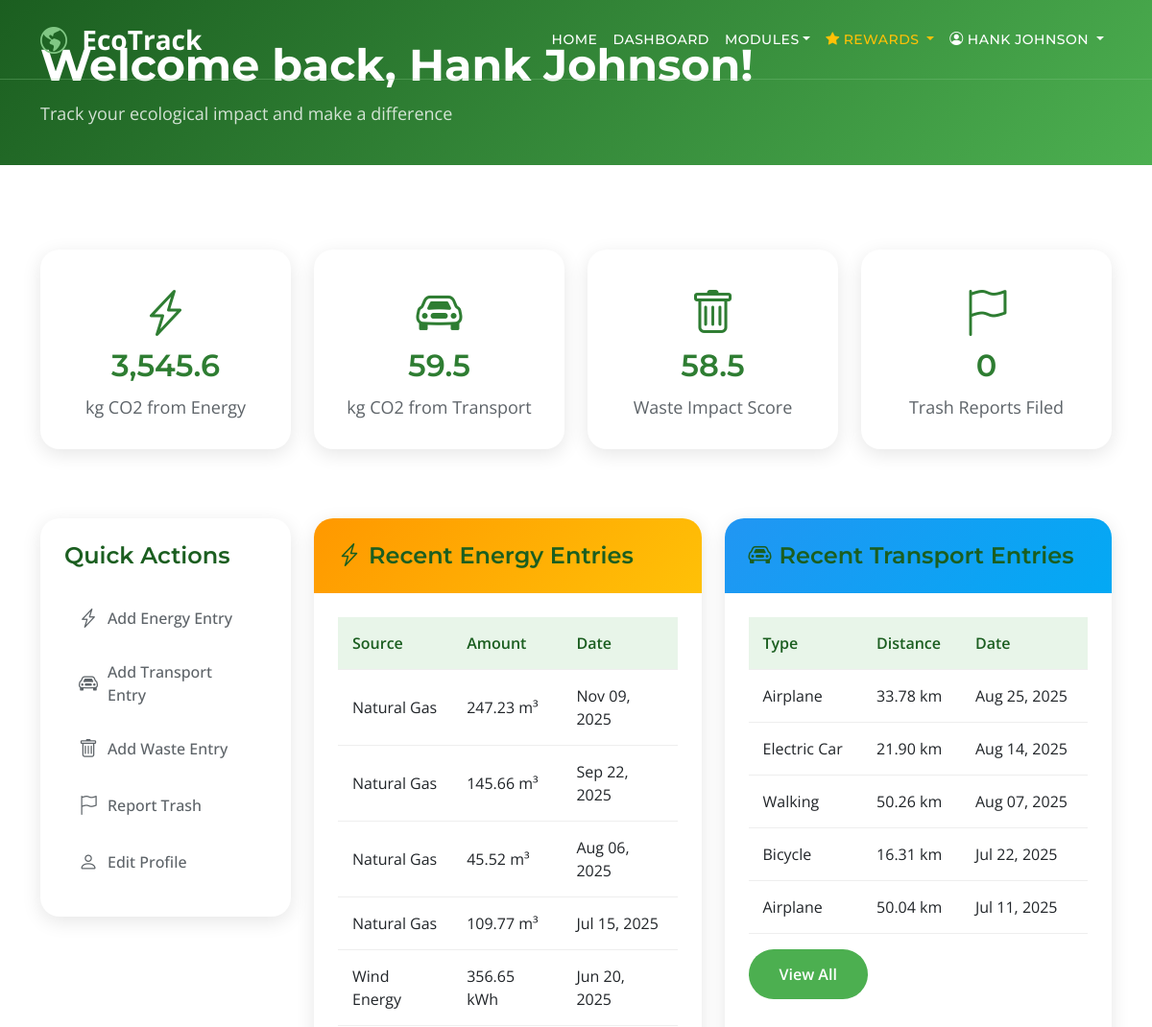
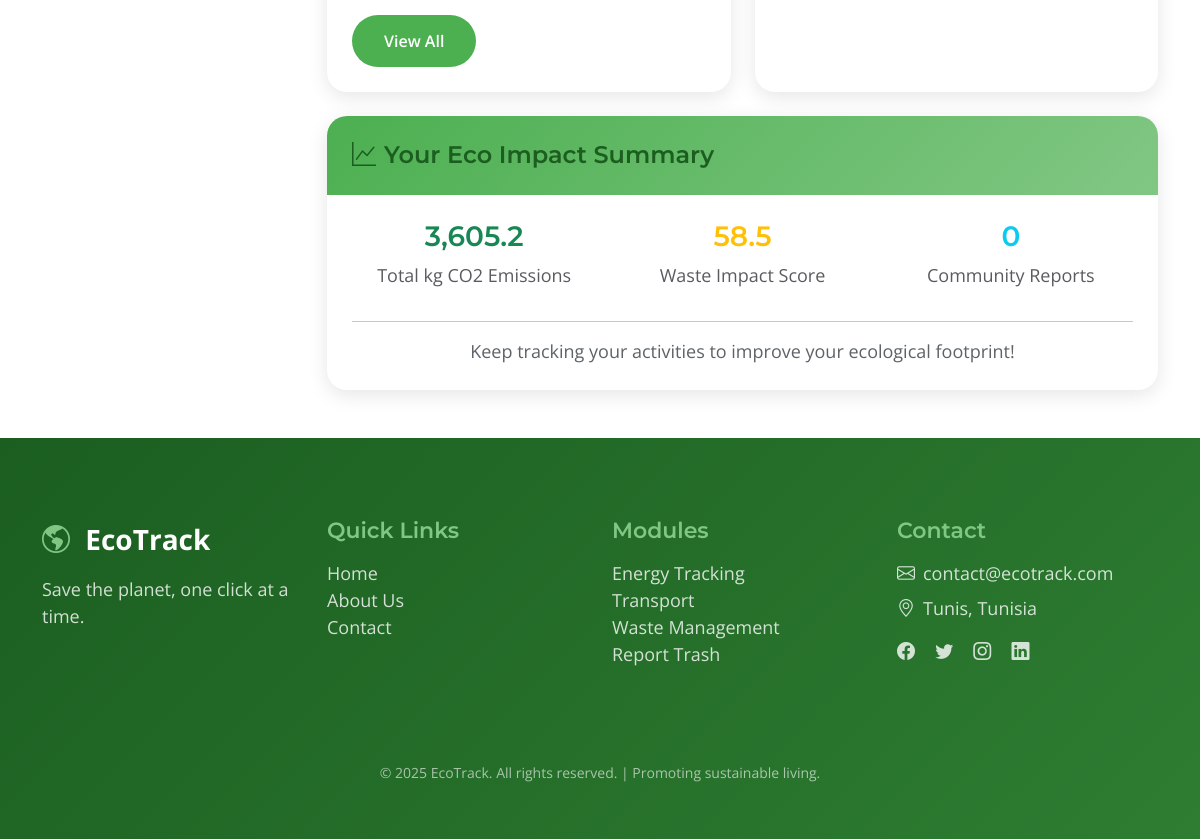
The page /dashboard.php (signed in) on the database its author committed (2 pictures, top to bottom).
### tables this page shows
CREATE TABLE IF NOT EXISTS energy_consumption (
    id INT AUTO_INCREMENT PRIMARY KEY,
    user_id INT,
    source_id INT,
    amount DECIMAL(10,2) NOT NULL,
    date DATE NOT NULL,
    notes TEXT,
    created_at TIMESTAMP DEFAULT CURRENT_TIMESTAMP,
    FOREIGN KEY (user_id) REFERENCES users(id) ON DELETE CASCADE,
    FOREIGN KEY (source_id) REFERENCES energy_sources(id)
);

CREATE TABLE IF NOT EXISTS energy_sources (
    id INT AUTO_INCREMENT PRIMARY KEY,
    name VARCHAR(100) NOT NULL,
    emission_factor DECIMAL(10,4) NOT NULL,
    unit VARCHAR(50) NOT NULL
);

CREATE TABLE IF NOT EXISTS transport_entries (
    id INT AUTO_INCREMENT PRIMARY KEY,
    user_id INT,
    transport_id INT,
    distance_km DECIMAL(10,2) NOT NULL,
    date DATE NOT NULL,
    notes TEXT,
    created_at TIMESTAMP DEFAULT CURRENT_TIMESTAMP,
    FOREIGN KEY (user_id) REFERENCES users(id) ON DELETE CASCADE,
    FOREIGN KEY (transport_id) REFERENCES transport_types(id)
);

CREATE TABLE IF NOT EXISTS transport_types (
    id INT AUTO_INCREMENT PRIMARY KEY,
    name VARCHAR(100) NOT NULL,
    emission_per_km DECIMAL(10,4) NOT NULL,
    icon VARCHAR(50)
);

### includes/config.php (called while the page is built, shortened)
<?php
function formatDate($date) {
    return date('M d, Y', strtotime($date));
}
?>

### dashboard.php (the view, shortened to what this page needs)
<?php
require_once 'includes/config.php';
$userId = $_SESSION['user_id'];
$energyTotal = $pdo->prepare("SELECT COALESCE(SUM(ec.amount * es.emission_factor), 0) as total FROM energy_consumption ec JOIN energy_sources es ON ec.source_id = es.id WHERE ec.user_id = ?");
$energyTotal->execute([$userId]);
$energyEmissions = $energyTotal->fetch()['total'];
$transportTotal = $pdo->prepare("SELECT COALESCE(SUM(te.distance_km * tt.emission_per_km), 0) as total FROM transport_entries te JOIN transport_types tt ON te.transport_id = tt.id WHERE te.user_id = ?");
$transportTotal->execute([$userId]);
$transportEmissions = $transportTotal->fetch()['total'];
$wasteTotal = $pdo->prepare("SELECT COALESCE(SUM(we.weight_kg * wt.impact_score), 0) as total FROM waste_entries we JOIN waste_types wt ON we.waste_type_id = wt.id WHERE we.user_id = ?");
$wasteTotal->execute([$userId]);
$wasteImpact = $wasteTotal->fetch()['total'];
$reportsCount = $pdo->prepare("SELECT COUNT(*) FROM trash_reports WHERE reporter_id = ?");
$reportsCount->execute([$userId]);
$totalReports = $reportsCount->fetchColumn();
$recentEnergy = $pdo->prepare("SELECT ec.*, es.name as source_name, es.unit FROM energy_consumption ec JOIN energy_sources es ON ec.source_id = es.id WHERE ec.user_id = ? ORDER BY ec.date DESC LIMIT 5");
$recentEnergy->execute([$userId]);
$recentEnergyData = $recentEnergy->fetchAll();
$recentTransport = $pdo->prepare("SELECT te.*, tt.name as transport_name FROM transport_entries te JOIN transport_types tt ON te.transport_id = tt.id WHERE te.user_id = ? ORDER BY te.date DESC LIMIT 5");
$recentTransport->execute([$userId]);
$recentTransportData = $recentTransport->fetchAll();
include 'includes/header.php';
?>
<div class="dashboard-header">
    <div class="container">
        <h2>Welcome back, <?php echo htmlspecialchars($_SESSION['user_name']); ?>!</h2>
        <p>Track your ecological impact and make a difference</p>
    </div>
</div>
<section class="py-5">
    <div class="container">
        <div class="row mb-5">
            <div class="col-lg-3 col-md-6 mb-4">
                <div class="stats-card">
                    <i class="bi-lightning-charge"></i>
                    <h3><?php echo number_format($energyEmissions, 1); ?></h3>
                    <p>kg CO2 from Energy</p>
                </div>
            </div>
            <div class="col-lg-3 col-md-6 mb-4">
                <div class="stats-card">
                    <i class="bi-car-front"></i>
                    <h3><?php echo number_format($transportEmissions, 1); ?></h3>
                    <p>kg CO2 from Transport</p>
                </div>
            </div>
            <div class="col-lg-3 col-md-6 mb-4">
                <div class="stats-card">
                    <i class="bi-trash"></i>
                    <h3><?php echo number_format($wasteImpact, 1); ?></h3>
                    <p>Waste Impact Score</p>
                </div>
            </div>
            <div class="col-lg-3 col-md-6 mb-4">
                <div class="stats-card">
                    <i class="bi-flag"></i>
                    <h3><?php echo $totalReports; ?></h3>
                    <p>Trash Reports Filed</p>
                </div>
            </div>
        </div>
        <div class="row">
            <div class="col-lg-3 col-12 mb-4">
                <div class="sidebar">
                    <h5 class="mb-4">Quick Actions</h5>
                    <ul class="sidebar-menu">
                        <li><a href="<?php echo ROOT_PATH; ?>/modules/energy/add.php"><i class="bi-lightning-charge"></i> Add Energy Entry</a></li>
                        <li><a href="<?php echo ROOT_PATH; ?>/modules/transport/add.php"><i class="bi-car-front"></i> Add Transport Entry</a></li>
                        <li><a href="<?php echo ROOT_PATH; ?>/modules/waste/add.php"><i class="bi-trash"></i> Add Waste Entry</a></li>
                        <li><a href="<?php echo ROOT_PATH; ?>/modules/reports/add.php"><i class="bi-flag"></i> Report Trash</a></li>
                        <li><a href="<?php echo ROOT_PATH; ?>/profile.php"><i class="bi-person"></i> Edit Profile</a></li>
                    </ul>
                </div>
            </div>
            <div class="col-lg-9 col-12">
                <div class="row">
                    <div class="col-lg-6 mb-4">
                        <div class="module-card">
                            <div class="module-card-header energy">
                                <h5 class="mb-0"><i class="bi-lightning-charge me-2"></i>Recent Energy Entries</h5>
                            </div>
                            <div class="module-card-body">
                                <?php if (count($recentEnergyData) > 0): ?>
                                <table class="data-table">
                                    <thead>
                                        <tr>
                                            <th>Source</th>
                                            <th>Amount</th>
                                            <th>Date</th>
                                        </tr>
                                    </thead>
                                    <tbody>
                                        <?php foreach ($recentEnergyData as $entry): ?>
                                        <tr>
                                            <td><?php echo htmlspecialchars($entry['source_name']); ?></td>
                                            <td><?php echo $entry['amount']; ?> <?php echo $entry['unit']; ?></td>
                                            <td><?php echo formatDate($entry['date']); ?></td>
                                        </tr>
                                        <?php endforeach; ?>
                                    </tbody>
                                </table>
                                <a href="<?php echo ROOT_PATH; ?>/modules/energy/index.php" class="custom-btn mt-3 d-inline-block">View All</a>
                                <?php else: ?>
                                <p class="text-muted">No energy entries yet.</p>
                                <a href="<?php echo ROOT_PATH; ?>/modules/energy/add.php" class="custom-btn">Add First Entry</a>
                                <?php endif; ?>
                            </div>
                        </div>
                    </div>
                    <div class="col-lg-6 mb-4">
                        <div class="module-card">
                            <div class="module-card-header transport">
                                <h5 class="mb-0"><i class="bi-car-front me-2"></i>Recent Transport Entries</h5>
                            </div>
                            <div class="module-card-body">
                                <?php if (count($recentTransportData) > 0): ?>
                                <table class="data-table">
                                    <thead>
                                        <tr>
                                            <th>Type</th>
                                            <th>Distance</th>
                                            <th>Date</th>
                                        </tr>
                                    </thead>
                                    <tbody>
                                        <?php foreach ($recentTransportData as $entry): ?>
                                        <tr>
                                            <td><?php echo htmlspecialchars($entry['transport_name']); ?></td>
                                            <td><?php echo $entry['distance_km']; ?> km</td>
                                            <td><?php echo formatDate($entry['date']); ?></td>
                                        </tr>
                                        <?php endforeach; ?>
                                    </tbody>
                                </table>
                                <a href="<?php echo ROOT_PATH; ?>/modules/transport/index.php" class="custom-btn mt-3 d-inline-block">View All</a>
                                <?php else: ?>
                                <p class="text-muted">No transport entries yet.</p>
                                <a href="<?php echo ROOT_PATH; ?>/modules/transport/add.php" class="custom-btn">Add First Entry</a>
                                <?php endif; ?>
                            </div>
                        </div>
                    </div>
                </div>
                <div class="row">
                    <div class="col-12">
                        <div class="module-card">
                            <div class="module-card-header" style="background: linear-gradient(135deg, #4caf50, #81c784);">
                                <h5 class="mb-0"><i class="bi-graph-up me-2"></i>Your Eco Impact Summary</h5>
                            </div>
                            <div class="module-card-body">
                                <div class="row text-center">
                                    <div class="col-md-4 mb-3">
                                        <h4 class="text-success"><?php echo number_format($energyEmissions + $transportEmissions, 1); ?></h4>
                                        <p class="text-muted mb-0">Total kg CO2 Emissions</p>
                                    </div>
                                    <div class="col-md-4 mb-3">
                                        <h4 class="text-warning"><?php echo number_format($wasteImpact, 1); ?></h4>
                                        <p class="text-muted mb-0">Waste Impact Score</p>
                                    </div>
                                    <div class="col-md-4 mb-3">
                                        <h4 class="text-info"><?php echo $totalReports; ?></h4>
                                        <p class="text-muted mb-0">Community Reports</p>
                                    </div>
                                </div>
                                <hr>
                                <p class="text-center mb-0">Keep tracking your activities to improve your ecological footprint!</p>
                            </div>
                        </div>
                    </div>
                </div>
            </div>
        </div>
    </div>
</section>
<?php include 'includes/footer.php'; ?>

### css/style.css (style rules this page uses)
:root { --white-color: #ffffff; --primary-color: #2e7d32; --secondary-color: #81c784; --section-bg-color: #e8f5e9; --custom-btn-bg-color: #4caf50; --custom-btn-bg-hover-color: #2e7d32; --dark-color: #1b5e20; --p-color: #5d6368; --border-color: #a5d6a7; --link-hover-color: #1b5e20; --success-color: #4caf50; --warning-color: #ff9800; --danger-color: #f44336; --info-color: #2196f3; --body-font-family: 'Open Sans', sans-serif; --title-font-family: 'Montserrat', sans-serif; --h1-font-size: 58px; --h2-font-size: 46px; --h3-font-size: 32px; --h4-font-size: 28px; --h5-font-size: 24px; --h6-font-size: 22px; --p-font-size: 18px; --menu-font-size: 14px; --btn-font-size: 16px; --copyright-font-size: 14px; --border-radius-large: 100px; --border-radius-medium: 20px; --border-radius-small: 10px; --font-weight-normal: 400; --font-weight-medium: 500; --font-weight-semibold: 600; --font-weight-bold: 700; }
body { background-color: var(--white-color); font-family: var(--body-font-family); }
h2, h3, h4, h5, h6 { color: var(--dark-color); }
h1, h2, h3, h4, h5, h6 { font-family: var(--title-font-family); font-weight: var(--font-weight-semibold); }
h2 { font-size: var(--h2-font-size); font-weight: var(--font-weight-bold); }
h3 { font-size: var(--h3-font-size); }
h4 { font-size: var(--h4-font-size); }
h5 { font-size: var(--h5-font-size); }
p { color: var(--p-color); font-size: var(--p-font-size); font-weight: var(--font-weight-normal); }
a, button { touch-action: manipulation; transition: all 0.3s; }
a { display: inline-block; color: var(--primary-color); text-decoration: none; }
.custom-btn { background: var(--custom-btn-bg-color); border: 2px solid transparent; border-radius: var(--border-radius-large); color: var(--white-color); font-size: var(--btn-font-size); font-weight: var(--font-weight-semibold); padding: 12px 30px; transition: all 0.3s; }
.stats-card { background: var(--white-color); border-radius: var(--border-radius-medium); padding: 30px; text-align: center; box-shadow: 0 5px 20px rgba(0,0,0,0.1); transition: all 0.3s; }
.stats-card i { font-size: 48px; color: var(--primary-color); margin-bottom: 15px; }
.stats-card h3 { font-size: var(--h3-font-size); color: var(--primary-color); margin-bottom: 10px; }
.stats-card p { margin-bottom: 0; color: var(--p-color); }
.module-card { background: var(--white-color); border-radius: var(--border-radius-medium); overflow: hidden; box-shadow: 0 5px 20px rgba(0,0,0,0.1); transition: all 0.3s; height: 100%; }
.module-card-header { padding: 25px; color: var(--white-color); }
.module-card-header.energy { background: linear-gradient(135deg, #ff9800, #ffc107); }
.module-card-header.transport { background: linear-gradient(135deg, #2196f3, #03a9f4); }
.module-card-body { padding: 25px; }
.data-table { width: 100%; border-collapse: collapse; }
.data-table th, .data-table td { padding: 15px; text-align: left; border-bottom: 1px solid #eee; }
.data-table th { background: var(--section-bg-color); color: var(--dark-color); font-weight: var(--font-weight-semibold); }
.dashboard-header { background: linear-gradient(135deg, #1b5e20 0%, #4caf50 100%); padding: 40px 0; margin-bottom: 40px; }
.dashboard-header h2 { color: var(--white-color); margin-bottom: 10px; }
.dashboard-header p { color: rgba(255,255,255,0.8); margin-bottom: 0; }
.sidebar { background: var(--white-color); border-radius: var(--border-radius-medium); padding: 25px; box-shadow: 0 5px 20px rgba(0,0,0,0.1); }
.sidebar-menu { list-style: none; padding: 0; margin: 0; }
.sidebar-menu li { margin-bottom: 5px; }
.sidebar-menu a { display: flex; align-items: center; padding: 12px 15px; border-radius: var(--border-radius-small); color: var(--p-color); font-weight: var(--font-weight-medium); transition: all 0.3s; }
.sidebar-menu a i { margin-right: 10px; font-size: 20px; }

### rows shown on the page
energy_consumption: source.name "Natural Gas", amount "247.23", source.unit "m³", date "Nov 09, 2025"
energy_consumption: source.name "Natural Gas", amount "145.66", source.unit "m³", date "Sep 22, 2025"
energy_consumption: source.name "Natural Gas", amount "45.52", source.unit "m³", date "Aug 06, 2025"
energy_consumption: source.name "Natural Gas", amount "109.77", source.unit "m³", date "Jul 15, 2025"
energy_consumption: source.name "Wind Energy", amount "356.65", source.unit "kWh", date "Jun 20, 2025"
transport_entries: transport.name "Airplane", distance_km "33.78", date "Aug 25, 2025"
transport_entries: transport.name "Electric Car", distance_km "21.90", date "Aug 14, 2025"
transport_entries: transport.name "Walking", distance_km "50.26", date "Aug 07, 2025"
transport_entries: transport.name "Bicycle", distance_km "16.31", date "Jul 22, 2025"
transport_entries: transport.name "Airplane", distance_km "50.04", date "Jul 11, 2025"

### other values the page prints
$_SESSION['user_name'] "HANK JOHNSON"
$_SESSION['user_name'] "Hank Johnson"
$energyEmissions "3,545.6"
$transportEmissions "59.5"
$wasteImpact "58.5"
$totalReports "0"
$energyEmissions + $transportEmissions "3,605.2"
SITE_SLOGAN "Save the planet, one click at a time."
